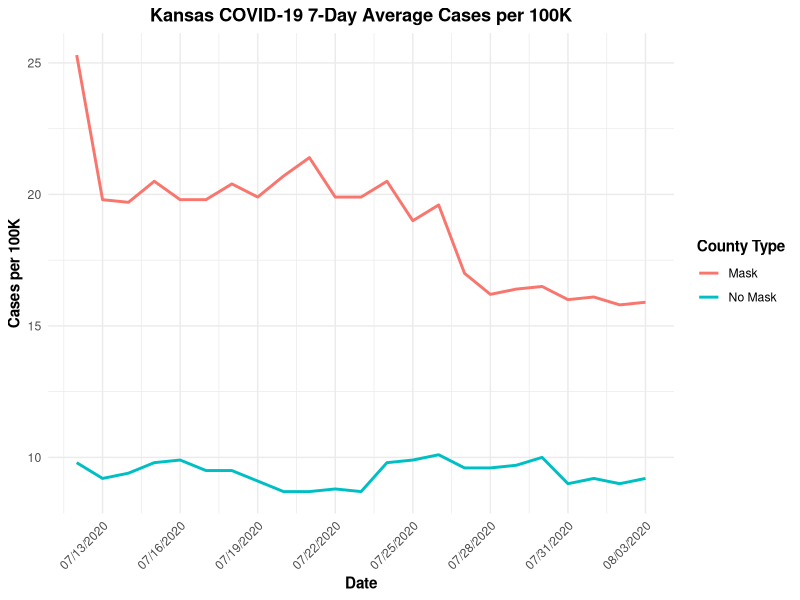

Generate this figure with R:
## ---- chunk 1
library(tidyverse) 
## ---- chunk 2
covid_data <- tribble(
  ~date,        ~county_type, ~cases_per_100k,
  "7/12/2020",  "Mask",       25.3,
  "7/12/2020",  "No Mask",    9.8,
  "7/13/2020",  "Mask",       19.8,
  "7/13/2020",  "No Mask",    9.2,
  "7/14/2020",  "Mask",       19.7,
  "7/14/2020",  "No Mask",    9.4,
  "7/15/2020",  "Mask",       20.5,
  "7/15/2020",  "No Mask",    9.8,
  "7/16/2020",  "Mask",       19.8,
  "7/16/2020",  "No Mask",    9.9,
  "7/17/2020",  "Mask",       19.8,
  "7/17/2020",  "No Mask",    9.5,
  "7/18/2020",  "Mask",       20.4,
  "7/18/2020",  "No Mask",    9.5,
  "7/19/2020",  "Mask",       19.9,
  "7/19/2020",  "No Mask",    9.1,
  "7/20/2020",  "Mask",       20.7,
  "7/20/2020",  "No Mask",    8.7,
  "7/21/2020",  "Mask",       21.4,
  "7/21/2020",  "No Mask",    8.7,
  "7/22/2020",  "Mask",       19.9,
  "7/22/2020",  "No Mask",    8.8,
  "7/23/2020",  "Mask",       19.9,
  "7/23/2020",  "No Mask",    8.7,
  "7/24/2020",  "Mask",       20.5,
  "7/24/2020",  "No Mask",    9.8,
  "7/25/2020",  "Mask",       19.0,
  "7/25/2020",  "No Mask",    9.9,
  "7/26/2020",  "Mask",       19.6,
  "7/26/2020",  "No Mask",    10.1,
  "7/27/2020",  "Mask",       17.0,
  "7/27/2020",  "No Mask",    9.6,
  "7/28/2020",  "Mask",       16.2,
  "7/28/2020",  "No Mask",    9.6,
  "7/29/2020",  "Mask",       16.4,
  "7/29/2020",  "No Mask",    9.7,
  "7/30/2020",  "Mask",       16.5,
  "7/30/2020",  "No Mask",    10.0,
  "7/31/2020",  "Mask",       16.0,
  "7/31/2020",  "No Mask",    9.0,
  "8/01/2020",  "Mask",       16.1,
  "8/01/2020",  "No Mask",    9.2,
  "8/02/2020",  "Mask",       15.8,
  "8/02/2020",  "No Mask",    9.0,
  "8/03/2020",  "Mask",       15.9,
  "8/03/2020",  "No Mask",    9.2
)

covid_data <- covid_data %>%
  mutate(date = as.Date(date, format = "%m/%d/%Y"))
## ---- chunk 3
ggplot(covid_data, aes(x = date, y = cases_per_100k, color = county_type)) +
  geom_line(size = 1) +
  labs(
    title = "Kansas COVID-19 7-Day Average Cases per 100K",
    x = "Date",
    y = "Cases per 100K",
    color = "County Type"
  ) +
  scale_x_date(
    limits = c(as.Date("2020-07-12"), as.Date("2020-08-03")),
    date_breaks = "3 days",
    date_labels = "%m/%d/%Y"
  ) +
  theme_minimal() +
  theme(
    plot.title = element_text(hjust = 0.5, face = "bold"),
    axis.title.x = element_text(face = "bold"),
    axis.title.y = element_text(face = "bold"),
    legend.title = element_text(face = "bold"),
    axis.text.x = element_text(angle = 45, hjust = 1)
  )
## ---- chunk 4
library(dplyr)

# Summary statistics by county type
covid_summary <- covid_data %>%
  group_by(county_type) %>%
  summarise(
    mean_cases = mean(cases_per_100k),
    min_cases = min(cases_per_100k),
    max_cases = max(cases_per_100k),
    sd_cases = sd(cases_per_100k),
    first_day = first(cases_per_100k),
    last_day = last(cases_per_100k),
    change = last_day - first_day
  )

print(covid_summary)
